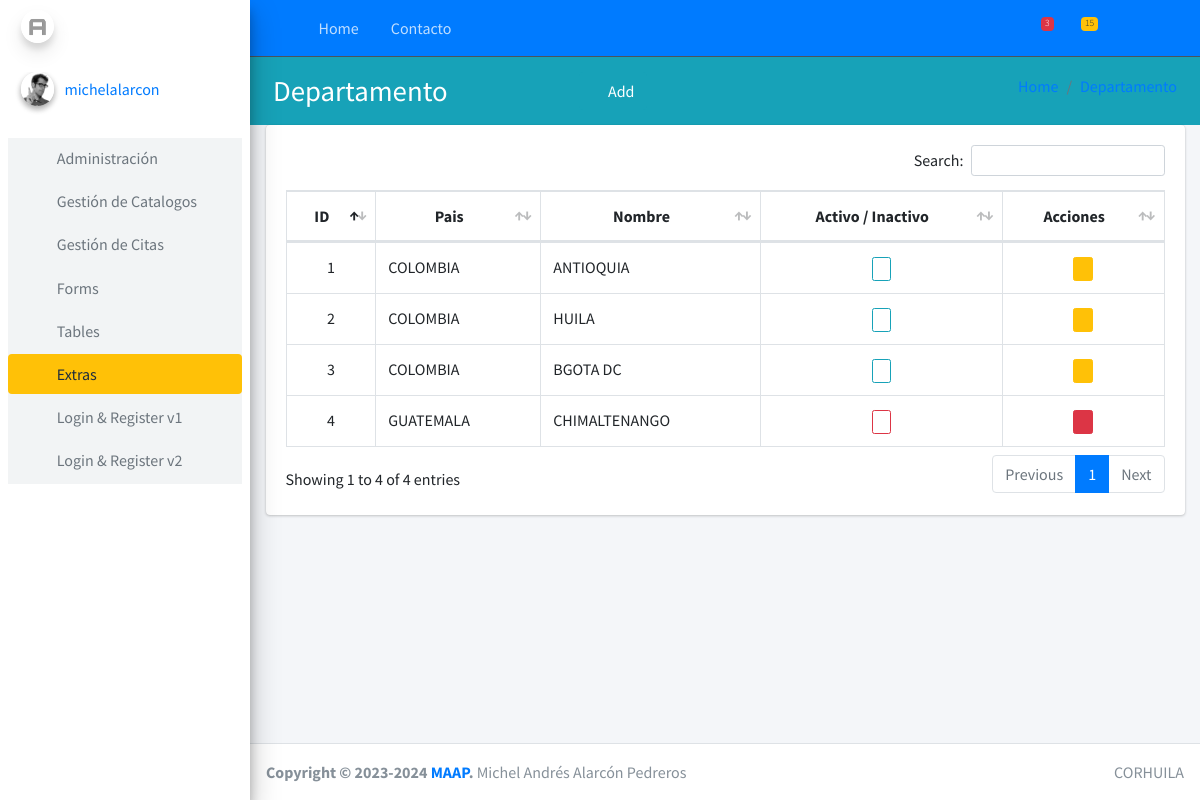
The app's page /geografico/depto/list/ (signed in) with its own data.
### aplicaciones/admon/models.py (models this page shows, shortened)
class Usuario(AuditModel, AbstractUser, PermissionsMixin):
    avatar = models.ImageField(upload_to='user/%Y/%m/%d/', verbose_name="Imagen",blank=True)
    token = models.UUIDField(primary_key=False, editable=False, verbose_name="Token", null=True, blank=True)
    telefono = models.CharField(max_length=10, verbose_name="Telefono")
    genero = models.CharField(max_length=1, choices=GENDER_CHOICES, verbose_name="Genero")
    email =models.EmailField(verbose_name="Correo Electrónico")
    first_name = models.CharField(verbose_name="Nombres", max_length=100)
    last_name = models.CharField(verbose_name="Apellidos", max_length=100)
    is_staff = models.BooleanField(default=False, verbose_name="Tiene Acceso a administracion")
    is_active = models.BooleanField(default=True, verbose_name="Esta Activo")
    is_superuser =models.BooleanField(default=False, verbose_name="Es usuario Administrador")
    USERNAME_FIELD = 'username'
    REQUIRED_FIELDS = ['first_name', 'last_name', 'email', 'password', 'genero', 'telefono']
    objects = UsuarioManager()
    class Meta:
        verbose_name = ('Usuario')
        verbose_name_plural = ('Usuarios')

### aplicaciones/geografico/models.py (models this page shows, shortened)
class Departamento(AuditModel):
    nombre = models.CharField(max_length=100)
    pais = models.ForeignKey(Pais, on_delete=models.CASCADE, related_name='departamento')
    class Meta:
        verbose_name = 'Departamento'
        verbose_name_plural = 'Departamentos'

class Pais(AuditModel):
    nombre = models.CharField(max_length=100)
    class Meta:
        verbose_name = 'Pais'
        verbose_name_plural = 'Paises'
    def __str__(self):
        return self.nombre

### aplicaciones/geografico/views.py (the view)
# urls.py: path('depto/list/', DepartamentoListView.as_view(), name='depto_list'),
class DepartamentoListView(SinPrivilegios, ValidatePermissionRequiredMixin, SuccessMessageMixin, ListView):
    permission_required = 'geografico.view_departamento'
    model = Departamento
    template_name = "departamento/read.html"
    error_message = "Error al actualizar el registro, verifique los Campos."
    context_object_name = "obj"
    def get_context_data(self, **kwargs):
        context = super().get_context_data(**kwargs)
        context['title'] = 'Datos del departamento'
        context['create_url'] = reverse_lazy('geografico:depto_new')
        context['list_url'] = reverse_lazy('geografico:depto_list')
        context['entity'] = 'Departamento'
        return context

### aplicaciones/config/views.py (called while the page is built)
    def get_perms(self):
        if isinstance(self.permission_required, str):
            perms = (self.permission_required,)
        else:
            perms = self.permission_required
        return perms

    def dispatch(self, request, *args, **kwargs):
        if request.user.has_perms(self.get_perms()):
            return super().dispatch(request, *args, **kwargs)
        messages.error(request, 'No tiene permiso para ingresar a este módulo')
        return HttpResponseRedirect(self.get_url_redirect())

### aplicaciones/geografico/templates/departamento/read.html (shortened to what this page needs)
{% extends 'cruds/list.html' %}
{% block table_head %}
<th style="text-align: center;">ID</th>
<th style="text-align: center;">Pais</th>
<th style="text-align: center;">Nombre</th>
<th style="text-align: center;">Activo / Inactivo</th>
<th style="text-align: center;">Acciones</th>
{% endblock table_head %}
{% block table_body %}
<td style="text-align: center;">{{ e.id }}</td>
<td>{{ e.pais}}</td>
<td>{{ e.nombre}}</td>
<td style="text-align: center;">
  <div onclick="inactivar({{e.id}})">
    {% if e.state %}
    <button class="btn btn-outline-info btn-circle btn-xs">
      <i class="far fa-thumbs-up text-primary"></i>
    </button>
    {% else %}
    <button class="btn btn-outline-danger btn-circle btn-xs">
      <i class="far fa-thumbs-down text-danger"></i>
    </button>
    {% endif %}
  </div>
</td>
<td style="text-align: center;">
  {% if e.state %}
    <a href="{% url 'geografico:depto_edit' e.id %}" class="btn btn-warning btn-circle btn-xs" role="button"><i
      class="far fa-edit"> </i></a>
  {% else %}
    <a href="#" class="btn btn-danger btn-circle btn-xs" role="button"><i class="fa fa-user-times" aria-hidden="true"></i></a>
  {% endif %}
</td>
{% endblock table_body %}

### templates/cruds/list.html (shortened to what this page needs)
{% extends 'esquema/body.html' %}
{% load static %}
{% block extra_css %}
<link rel="stylesheet" href="{% static 'plugins\datatables-bs4\css\dataTables.bootstrap4.min.css' %}">
<link rel="stylesheet" href="{% static 'plugins/toastr/toastr.min.css' %}">
<link rel="stylesheet" href="{% static 'plugins\datatables-responsive\css\responsive.bootstrap4.min.css' %}">
<link rel="stylesheet" href="{% static 'plugins\datatables-buttons\css\buttons.bootstrap4.min.css' %}">
{% endblock extra_css %}
{% block bienvenida %}
<div class="col align-self-center">
    <h1>{{entity}} </h1>
</div>
<div class="col align-self-center">
    <a href="{{ create_url }}" class="btn bg-info"> <i class="fas fa-folder-plus"></i> Add </a>
</div>
{% endblock bienvenida %}
{% block link %}
<div class="col-sm">
    <ol class="breadcrumb float-sm-right">
        <li class="breadcrumb-item"><a href=" {% url 'home:home' %} ">Home</a></li>
        <li class="breadcrumb-item"><a href=" {{list_url}} ">{{entity}}</a></li>
    </ol>
</div>
{% endblock link %}
{% block content %}
<section class="cotainer">
    <div class="container-fluid">
        <div class="row">
            <div class="col-12">
                <div class="card">
                    <div class="card-body">
                        {% if not obj %}
                        <div class="alert alert-warning">No hay Registros</div>
                        {% else %}
                        <table id="table" class="table table-bordered table-hover">
                            <thead>
                                {% block table_head %}
                                {% endblock table_head %}
                            </thead>
                            <tbody>
                                {% for e in obj %}
                                <tr>
                                    {% block table_body %}
                                    {% endblock table_body %}
                                </tr>
                                {% endfor %}
                            </tbody>
                        </table>
                        {% endif %}
                    </div>
                </div>
            </div>
        </div>
    </div>
</section>
{% endblock%}

### templates/esquema/body.html (shortened to what this page needs)
{% extends 'esquema/index.html' %}
{% load static %}
{% block body %}
<body class="hold-transition sidebar-mini">
  <div class="wrapper">
    {% block header %}
    {% include 'esquema/header.html' %}
    {% endblock header %}
    {% block sidebar %}
    {% include 'esquema/sidebar.html' %}
    {% endblock sidebar %}
    <div class="content-wrapper">
      <section class="content-header badge-info">
        <div class="container-fluid">
          <div class="row mb-0 m-0 p-0">
            {% block bienvenida %}
            {% endblock bienvenida %}
            {% block link %}
            {% endblock link %}
          </div>
        </div>
      </section>
      <section class="content">
        {% block content %}
        {% endblock content %}
      </section>
    </div>
    {% block footer %}
    {% include 'esquema/footer.html' %}
    {% endblock footer %}
  </div>
</body>
{% endblock %}

### templates/esquema/index.html (shortened to what this page needs)
{% load static %}
<!DOCTYPE html>
<html lang="es">
<head>
    <link rel="stylesheet" href="{% static 'plugins/fontawesome-free/css/all.min.css' %} ">
    <link rel="stylesheet" href="{% static 'plugins/sweetalert2/sweetalert2.min.css' %}">
    <link rel="stylesheet" href="{% static 'css/jquery-confirm.min.css' %}">
    <link rel="stylesheet" href="{% static 'plugins/jquery-ui/jquery-ui.min.css' %}">
    <link rel="stylesheet" href="{% static 'plugins/toastr/toastr.min.css' %}">
    <link rel="stylesheet" href="{% static 'css/adminlte.min.css' %} ">
    {% block extra_css %}
    {% endblock extra_css %}
</head>
{% block body %}
{% endblock body %}
</html>

### templates/esquema/header.html (shortened to what this page needs)
{% load static %}
<nav class="main-header navbar navbar-expand navbar-primary navbar-dark">
  <ul class="navbar-nav">
    <li class="nav-item">
      <a class="nav-link" data-widget="pushmenu" href="#" role="button"><i class="fas fa-bars"></i></a>
    </li>
    <li class="nav-item d-none d-sm-inline-block">
      <a href="{% url 'home:home' %}" class="nav-link">Home</a>
    </li>
    <li class="nav-item d-none d-sm-inline-block">
      <a href="https://github.com/michelalarcon2022" class="nav-link" target="_blank" >Contacto</a>
    </li>
  </ul>
  <ul class="navbar-nav ml-auto">
    <li class="nav-item">
      <a class="nav-link" data-widget="navbar-search" href="#" role="button">
        <i class="fas fa-search"></i>
      </a>
    </li>
    <li class="nav-item dropdown">
      <a class="nav-link" data-toggle="dropdown" href="#">
        <i class="far fa-comments"></i>
        <span class="badge badge-danger navbar-badge">3</span>
      </a>
    </li>
    <li class="nav-item dropdown">
      <a class="nav-link" data-toggle="dropdown" href="#">
        <span class="badge badge-warning navbar-badge">15</span>
      </a>
    </li>
    <li class="nav-item">
      <a class="nav-link" data-widget="fullscreen" href="#" role="button">
        <i class="fas fa-expand-arrows-alt"></i>
      </a>
    </li>
    <li class="nav-item">
      <a class="nav-link" data-widget="control-sidebar" data-slide="true" href="#" role="button">
        <i class="fas fa-th-large"></i>
      </a>
    </li>
  </ul>
</nav>

### templates/esquema/sidebar.html (shortened to what this page needs)
{% load static %}
<aside class="main-sidebar bg-light-primary  elevation-4">
  <a href="{% url 'home:home' %}" class="brand-link">
    <img src="{% static 'img/AdminLTELogo.png'%}"  alt="AdminLTE Logo" class="brand-image img-circle elevation-3" style="opacity: .5">
    <span class="brand-text font-weight-light">UNIVERSIDAD CORHUILA  </span>
  </a>
  <div class="sidebar">
    <div class="user-panel mt-3 pb-3 mb-3 d-flex">
      <div class="image">
        <img src="{% static 'img/user2-160x160.jpg'%}" class="img-circle elevation-2" alt="User Image">
      </div>
      <div class="info">
        <a href="#" class="d-block">{{ user }}</a>
      </div>
    </div>
    <nav class="mt-2">
      <ul class="nav nav-pills nav-sidebar flex-column" data-widget="treeview" role="menu" data-accordion="false">
        <li class="nav-item bg-gray-light">
          <a href="#" class="nav-link">
            <i class="nav-icon fas fa-copy"></i>
            <p>
              Administración
              <i class="fas fa-angle-left right"></i>
            </p>
          </a>
        </li>
        <li class="nav-item bg-gray-light">
          <a href="#" class="nav-link">
            <i class="nav-icon fas fa-chart-pie"></i>
            <p>
              Gestión de Catalogos
              <i class="right fas fa-angle-left"></i>
            </p>
          </a>
        </li>
        <li class="nav-item bg-gray-light">
          <a href="#" class="nav-link">
            <i class="nav-icon fas fa-tree"></i>
            <p>
              Gestión de Citas
              <i class="fas fa-angle-left right"></i>
            </p>
          </a>
        </li>
        <li class="nav-item bg-gray-light">
          <a href="#" class="nav-link">
            <i class="nav-icon fas fa-edit"></i>
            <p>
              Forms
              <i class="fas fa-angle-left right"></i>
            </p>
          </a>
        </li>
        <li class="nav-item bg-gray-light">
          <a href="#" class="nav-link">
            <i class="nav-icon fas fa-table"></i>
            <p>
              Tables
              <i class="fas fa-angle-left right"></i>
            </p>
          </a>
        </li>
        <li class="nav-item menu-open bg-gray-light">
          <a href="#" class="nav-link active bg-warning">
            <i class="nav-icon far fa-plus-square"></i>
            <p>
              Extras
              <i class="fas fa-angle-left right"></i>
            </p>
          </a>
          <ul class="nav nav-treeview">
            <li class="nav-item">
              <a href="#" class="nav-link">
                <i class="far fa-circle nav-icon"></i>
                <p>
                  Login & Register v1
                  <i class="fas fa-angle-left right"></i>
                </p>
              </a>
            </li>
            <li class="nav-item bg-gray-light">
              <a href="#" class="nav-link">
                <i class="far fa-circle nav-icon"></i>
                <p>
                  Login & Register v2
                  <i class="fas fa-angle-left right"></i>
                </p>
              </a>
            </li>
          </ul>
        </li>
      </ul>
    </nav>
  </div>
</aside>

### templates/esquema/footer.html
<footer class="main-footer">
  <div class="float-right d-none d-sm-inline">
      CORHUILA
  </div>
  <strong>Copyright &copy; 2023-2024 <a href="https://github.com/michelalarcon2022" >MAAP</a>.</strong> Michel Andrés Alarcón Pedreros
</footer>

### templates/esquema/control-sidebar.html (shortened to what this page needs)
{% load static %}

### records on screen
Usuario: username "michelalarcon"
Departamento: id "1", pais "COLOMBIA", nombre "ANTIOQUIA", state True (drawn)
Departamento: id "2", pais "COLOMBIA", nombre "HUILA", state True (drawn)
Departamento: id "3", pais "COLOMBIA", nombre "BGOTA DC", state True (drawn)
Departamento: id "4", pais "GUATEMALA", nombre "CHIMALTENANGO", state False (drawn)

### other values on screen
{{ entity }} "Departamento"
